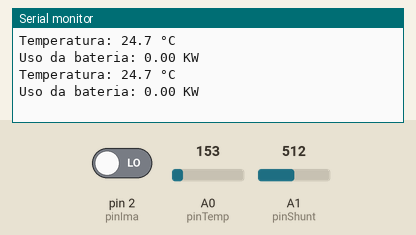
A sketch run on a simulated Arduino Uno, built with avr-gcc and run on an emulated ATmega328P. On the bench: the last lines printed to the serial monitor. The test bench sets the inputs (shaded band); at power-on: A0 (pinTemp) = 153, pin 2 (pinIma) LOW, A1 (pinShunt) = 512.

Above: at 1.8 s.
1.9 s: A0 (pinTemp) set to 165
At 5.8 s:
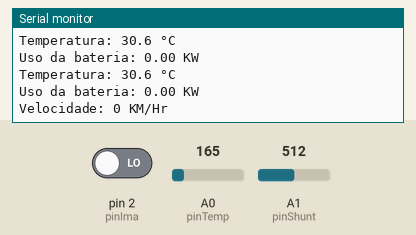
6.0 s: pin 2 (pinIma) driven HIGH
7.5 s: A0 (pinTemp) set to 175
At 8.8 s:
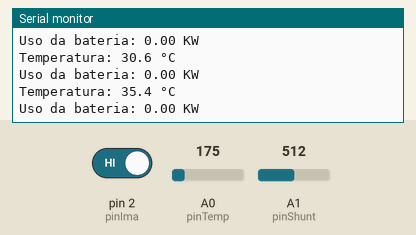
Timing chart, 0 to 10.5 s (numbered marks = the images above; inputs shaded):
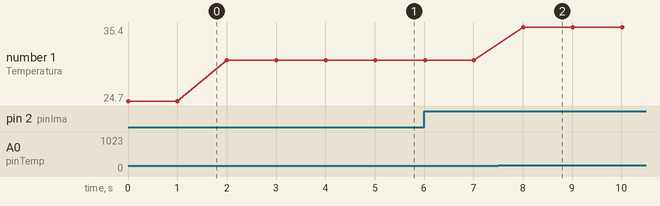

The sketch:

sprintCod.ino
```cpp
const int pinShunt = A1;
const int pinTemp = A0;
const int pinIma = 2;
double Volts = 0;
float raioPneu = 22.86; // Raio em CM
unsigned long tempoDecorrido = 0, tempoIniciaVel = 0, tempoZeraVel = 0;
float veloKm = 0;
// Valor da resistência do shunt em ohms
const float shuntResistance = 204*0.1; // exemplo 0.1 ohms

// Função para calcular a corrente com base na leitura do pino do shunt
float calcularWatts() {
  int shuntVoltage = analogRead(pinShunt);

  // Converte a leitura analógica para tensão (assumindo Vref de 5V)
  float shuntVoltageVolts = shuntVoltage * (5.0 / 1024.0);

  // Calcula a corrente usando a lei de Ohm: I = V / R
  float corrente = shuntVoltageVolts / shuntResistance;
  return corrente * 5.0; // Corrente multiplicada pela tensão da bateria para obter potência
}

float tempCelsius(){
  double tempRead = analogRead(pinTemp);
  Volts = (tempRead / 1024.0) * 5000; // 5000 para obter em milivolts
  return (Volts - 500) * 0.1; // temperatura em Celsius
}

void velocidade(){
  unsigned long tempoAtual = millis();
  tempoDecorrido = tempoAtual - tempoIniciaVel;
  tempoIniciaVel = tempoAtual;
  float comprimento = 2 * 3.1415 * (raioPneu / 100.0); // comprimento da roda em metros
  veloKm = (3.6 * comprimento) / (tempoDecorrido / 1000.0); // converte para km/h
  Serial.print("Velocidade: ");
  Serial.print(veloKm);
  Serial.println(" KM/Hr");
  tempoZeraVel = tempoAtual; // Atualiza o tempo de referência para zerar a velocidade
}

void setup() {
  // Inicialização do monitor serial
  Serial.begin(9600);
  tempoIniciaVel = millis();
  attachInterrupt(digitalPinToInterrupt(pinIma), velocidade, RISING);
}

void loop() {
  // Ler a corrente
  float watts = calcularWatts();
  float temperatura = tempCelsius();

  // Envia a corrente para o monitor serial
  Serial.print("Temperatura: ");
  Serial.print(temperatura, 1);
  Serial.println(" °C");
  Serial.print("Uso da bateria: ");
  Serial.print(watts / 1000);
  Serial.println(" KW");

  if (millis() - tempoZeraVel > 5000) {
    veloKm = 0;
    Serial.println("Velocidade: 0 KM/Hr");
  }

  delay(1000);
}
```

Measured:
- after the input at 1.9 s, the serial monitor: prints a new line after 0.10 s (image 1)
- after the input at 7.5 s, the serial monitor: prints a new line after 0.51 s (image 2)
- plotted number 1: 24.7 → 30.6 after the input at 1.9 s, 30.6 → 35.4 after the input at 7.5 s
